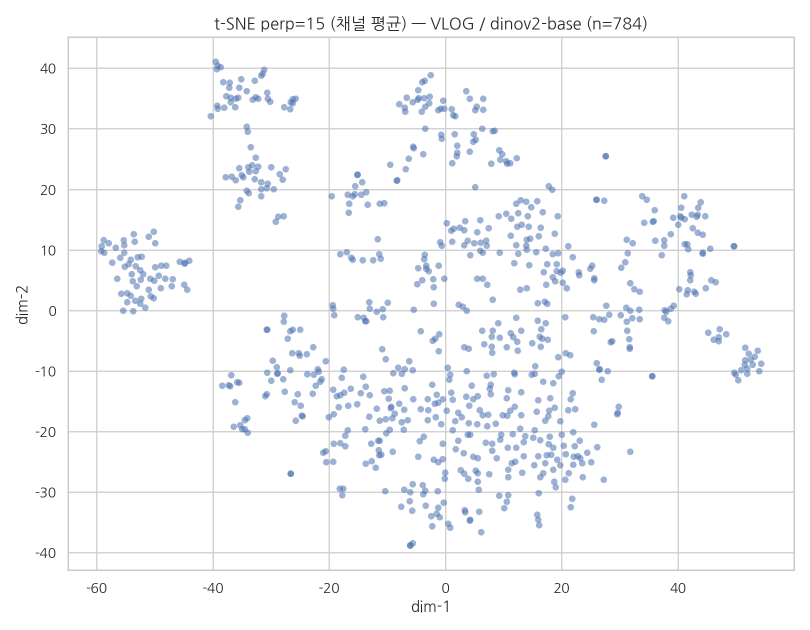
#> input picture artifacts/VLOG/visualizations/dinov2-base/tsne_channels_perp15.png, 1620 x 1260 px (shown at 1/2 size)
$ python -i 03_color_distribution.py   (imports and definitions only)
#> lines starting #> are read from the running program, lines starting #| are printed output that depends on the picture; after the words box and inside, x2 and y2 are one past the last pixel; in counts of white or black regions, pixels touching at a corner belong together
"""
03_color_distribution.py
다이어트 샘플 썸네일의 '색상 분포'를 추출 (PIL + numpy, GPU 불필요).
(원본: 5_썸네일 피처 분석 파이프라인/03_color_distribution.py — 데이터 로딩만 변경)

출력 컬럼:
    color_hue_mean, color_saturation, color_brightness,
    color_warm_ratio, color_entropy, color_hue_std
"""

import argparse
import sys
from pathlib import Path

import numpy as np
import pandas as pd
from PIL import Image
from scipy.stats import circmean, circstd
from tqdm import tqdm

sys.path.insert(0, str(Path(__file__).parent))
from utils import load_sample, load_ckpt, save_ckpt, CKPT_DIR

CHECKPOINT = CKPT_DIR / "03_color_distribution.csv"
COLS = ["color_hue_mean", "color_saturation", "color_brightness",
        "color_warm_ratio", "color_entropy", "color_hue_std"]


def extract_color_features(img_path: str) -> dict:
    try:
        img = Image.open(img_path).convert("RGB").resize((160, 90))
        img_array = np.array(img, dtype=np.float32)

        r = img_array[:, :, 0] / 255.0
        g = img_array[:, :, 1] / 255.0
        b = img_array[:, :, 2] / 255.0
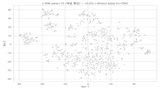
#> b: shape (90, 160) float32; min 0.655, max 1, mean 0.981
        cmax = np.maximum(np.maximum(r, g), b)
        cmin = np.minimum(np.minimum(r, g), b)
        delta = cmax - cmin
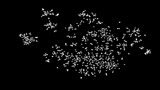
#> delta: shape (90, 160) float32; min 0, max 0.271, mean 0.0113; drawn with min black and max white

        hue = np.zeros_like(r)
        mask = delta != 0
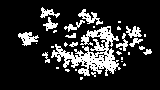
#> mask: shape (90, 160) bool; 17.4% white; 33 white regions (20 under 20 px), largest, box (x1, y1, x2, y2) and area: (51, 26, 121, 76) 1388, (18, 32, 39, 46) 159, (78, 9, 103, 25) 156
        mr = mask & (cmax == r)
#> mr: shape (90, 160) bool; 1.5% white in thin lines or dots, all inside (x1, y1, x2, y2) = (18, 7, 146, 80)
        mg = mask & (cmax == g)
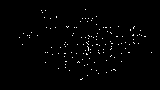
#> mg: shape (90, 160) bool; 1.2% white in thin lines or dots, all inside (x1, y1, x2, y2) = (19, 9, 152, 80)
        mb = mask & (cmax == b)
#> mb: shape (90, 160) bool; 15.9% white in thin lines or dots, all inside (x1, y1, x2, y2) = (19, 8, 152, 79)
        hue[mr] = (60 * ((g[mr] - b[mr]) / delta[mr])) % 360
        hue[mg] = 60 * ((b[mg] - r[mg]) / delta[mg]) + 120
        hue[mb] = 60 * ((r[mb] - g[mb]) / delta[mb]) + 240
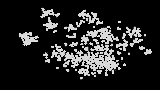
#> hue: shape (90, 160) float32; min 0, max 240, mean 35.1
        hue_cv = hue / 2  # OpenCV 스케일 (0~180)
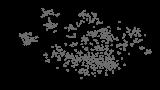
#> hue_cv: shape (90, 160) float32; min 0, max 120, mean 17.6

        sat = np.zeros_like(r)
        sat[cmax != 0] = delta[cmax != 0] / cmax[cmax != 0]
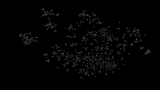
#> sat: shape (90, 160) float32; min 0, max 0.347, mean 0.0126
        val = cmax

        hue_rad = np.deg2rad(hue_cv * 2)
        hue_mean_cv = float(np.rad2deg(circmean(hue_rad.ravel(), high=2*np.pi, low=0)) / 2)
#> hue_mean_cv = 176.5
        hue_std_cv = float(np.rad2deg(circstd(hue_rad.ravel(), high=2*np.pi, low=0)) / 2)
#> hue_std_cv = 23.37

        warm_mask = ((hue_cv >= 0) & (hue_cv <= 30)) | ((hue_cv >= 150) & (hue_cv <= 180))
        warm_ratio = float(warm_mask.sum() / warm_mask.size)
#> warm_ratio = 0.841

        # 무채색(채도 낮은 픽셀) 제외한 hue 히스토그램 entropy
        colored = hue_cv[sat > 0.15]
#> colored = 348 values, max 109.4 at index 124, min 107.8 at index 101, mean 108.6
        if len(colored) > 10:
            hist, _ = np.histogram(colored, bins=18, range=(0, 180))
#> hist = 18 values, max 348 at index 10, min 0 at index 0, mean 19.33
            hist = hist / hist.sum()
#> hist = 18 values, max 1 at index 10, min 0 at index 0, mean 0.0556
            hist = hist[hist > 0]
#> hist = [1]
            entropy = float(-np.sum(hist * np.log2(hist)))
#> entropy = 0
        else:
            entropy = 0.0

        return {
            "color_hue_mean":   round(hue_mean_cv, 2),
            "color_saturation": round(float(np.mean(sat)) * 255, 2),
            "color_brightness": round(float(np.mean(val)) * 255, 2),
            "color_warm_ratio": round(warm_ratio, 4),
            "color_entropy":    round(entropy, 4),
            "color_hue_std":    round(hue_std_cv, 2),
        }
    except Exception as e:
        print(f"[오류] {img_path}: {e}")
        return {c: float("nan") for c in COLS}


def main(args):
    target = load_sample()
    if args.test > 0:
        target = target.head(args.test)
        print(f"[테스트 모드] {args.test}개만 처리")
    print(f"[대상] 다이어트 샘플: {len(target):,}개")

    cached = load_ckpt(CHECKPOINT, COLS)
    if cached:
        print(f"[체크포인트] {len(cached):,}건 불러옴")
    remaining = target[~target["video_id"].isin(cached.keys())]
    print(f"[남은 작업] {len(remaining):,}건")

    for i, (_, row) in enumerate(tqdm(remaining.iterrows(), total=len(remaining), desc="색상 분포 추출")):
        cached[row["video_id"]] = extract_color_features(row["resolved_path"])
        if (i + 1) % 200 == 0:
            save_ckpt(cached, CHECKPOINT)
    save_ckpt(cached, CHECKPOINT)

    print(f"[결과] 처리 완료: {len(cached):,}건")


# [4 lines not run here, left out]

>>> result = extract_color_features('../../artifacts/VLOG/visualizations/dinov2-base/tsne_channels_perp15.png')
#> result = {'color_hue_mean': 176.5, 'color_saturation': 3.21, 'color_brightness': 250.2, 'color_warm_ratio': 0.841, 'color_entropy': 0, 'color_hue_std': 23.37}

$ run again, on artifacts/VLOG/visualizations/dinov2-base/tsne_channels_perp5.png
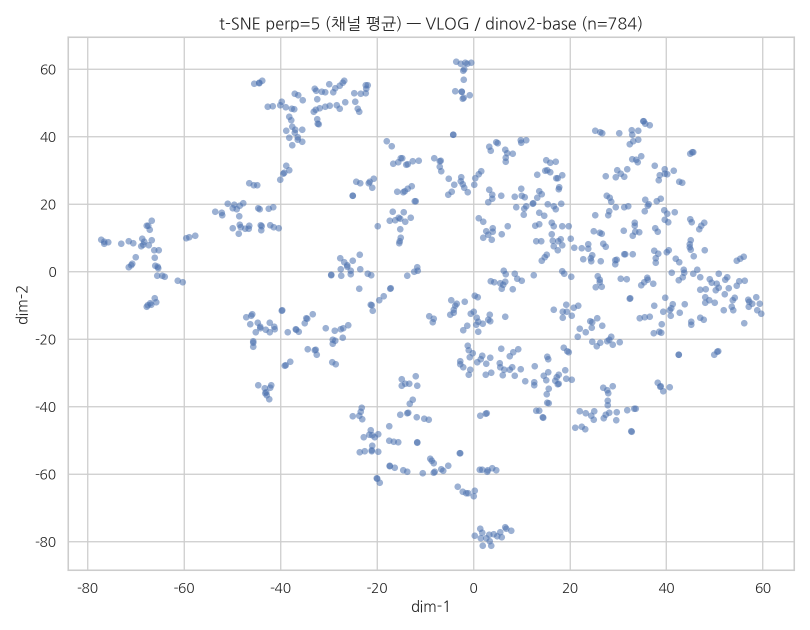
#> input picture artifacts/VLOG/visualizations/dinov2-base/tsne_channels_perp5.png, 1620 x 1260 px (shown at 1/2 size)
#> in extract_color_features, `mask = delta != 0`:
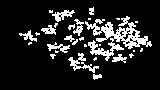
#> mask: shape (90, 160) bool; 14.3% white in thin lines or dots, all inside (x1, y1, x2, y2) = (19, 7, 152, 80)
#> mr: shape (90, 160) bool; 1.2% white in thin lines or dots, all inside (x1, y1, x2, y2) = (24, 7, 151, 80)
#> mg: shape (90, 160) bool; 0.88% white in thin lines or dots, all inside (x1, y1, x2, y2) = (22, 10, 151, 80)
#> mb: shape (90, 160) bool; 13.1% white in thin lines or dots, all inside (x1, y1, x2, y2) = (19, 8, 152, 79)
#> in extract_color_features, `sat[cmax != 0] = delta[cmax != 0] / cmax[cmax != 0]`:
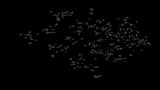
#> sat: shape (90, 160) float32; min 0, max 0.379, mean 0.0121
#> hue_mean_cv = 177.3
#> hue_std_cv = 20.88
#> warm_ratio = 0.869
#> colored = 429 values, max 109.2 at index 129, min 108 at index 16, mean 108.6
#> in extract_color_features, `hist, _ = np.histogram(colored, bins=18, range=(0, 180))`: hist = 18 values, max 429 at index 10, min 0 at index 0, mean 23.83
#> in extract_color_features, `hist = hist / hist.sum()`: hist = 18 values, max 1 at index 10, min 0 at index 0, mean 0.0556
#> in extract_color_features, `hist = hist[hist > 0]`: hist = [1]
#> entropy = 0
#> result = {'color_hue_mean': 177.3, 'color_saturation': 3.1, 'color_brightness': 250.3, 'color_warm_ratio': 0.869, 'color_entropy': 0, 'color_hue_std': 20.88}

$ run again, on artifacts/VLOG/visualizations/dinov2-base/umap_channels.png
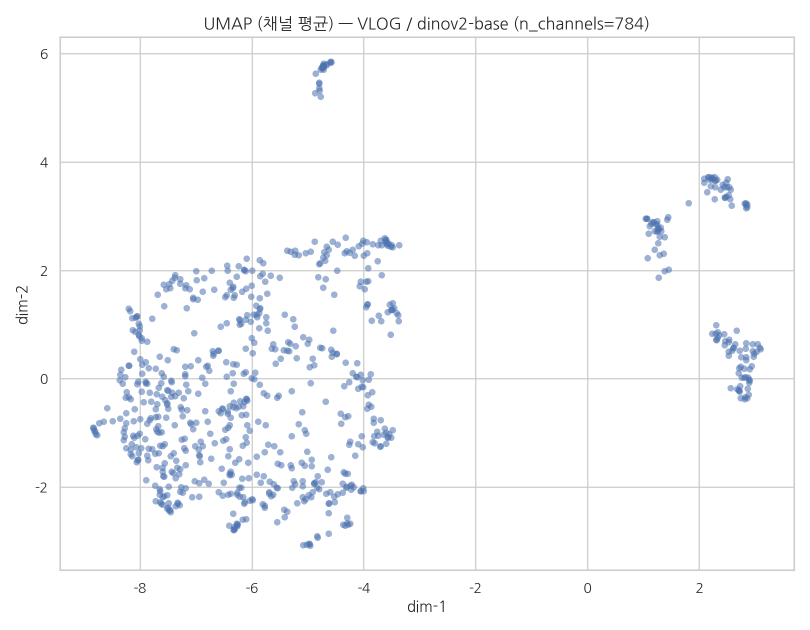
#> input picture artifacts/VLOG/visualizations/dinov2-base/umap_channels.png, 1620 x 1260 px (shown at 1/2 size)
#> in extract_color_features, `mask = delta != 0`:
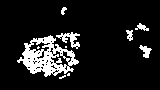
#> mask: shape (90, 160) bool; 11.1% white; 10 white regions (4 under 20 px), largest, box (x1, y1, x2, y2) and area: (17, 35, 79, 77) 1180, (56, 32, 80, 49) 165, (139, 45, 152, 58) 85, (135, 23, 149, 31) 56, (126, 30, 133, 41) 51, (61, 7, 67, 15) 29
#> mr: shape (90, 160) bool; 0.55% white in thin lines or dots, all inside (x1, y1, x2, y2) = (26, 7, 150, 76)
#> mg: shape (90, 160) bool; 0.42% white in thin lines or dots, all inside (x1, y1, x2, y2) = (26, 8, 152, 76)
#> mb: shape (90, 160) bool; 10.5% white; 11 white regions (5 under 20 px), largest, box (x1, y1, x2, y2) and area: (17, 36, 79, 77) 1126, (56, 33, 80, 49) 155, (139, 45, 152, 58) 84, (126, 30, 133, 41) 48, (138, 24, 149, 31) 45, (61, 8, 67, 15) 25
#> in extract_color_features, `hue_cv = hue / 2`:
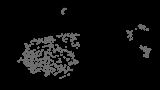
#> hue_cv: shape (90, 160) float32; min 0, max 120, mean 11.6
#> hue_mean_cv = 177.9
#> hue_std_cv = 18.47
#> warm_ratio = 0.895
#> colored = 402 values, max 109.4 at index 68, min 107.8 at index 246, mean 108.6
#> in extract_color_features, `hist, _ = np.histogram(colored, bins=18, range=(0, 180))`: hist = 18 values, max 402 at index 10, min 0 at index 0, mean 22.33
#> in extract_color_features, `hist = hist / hist.sum()`: hist = 18 values, max 1 at index 10, min 0 at index 0, mean 0.0556
#> in extract_color_features, `hist = hist[hist > 0]`: hist = [1]
#> entropy = 0
#> result = {'color_hue_mean': 177.8, 'color_saturation': 2.88, 'color_brightness': 251, 'color_warm_ratio': 0.894, 'color_entropy': 0, 'color_hue_std': 18.47}

$ run again, on artifacts/VLOG/visualizations/dinov2-base/umap_kmeans_k3.png
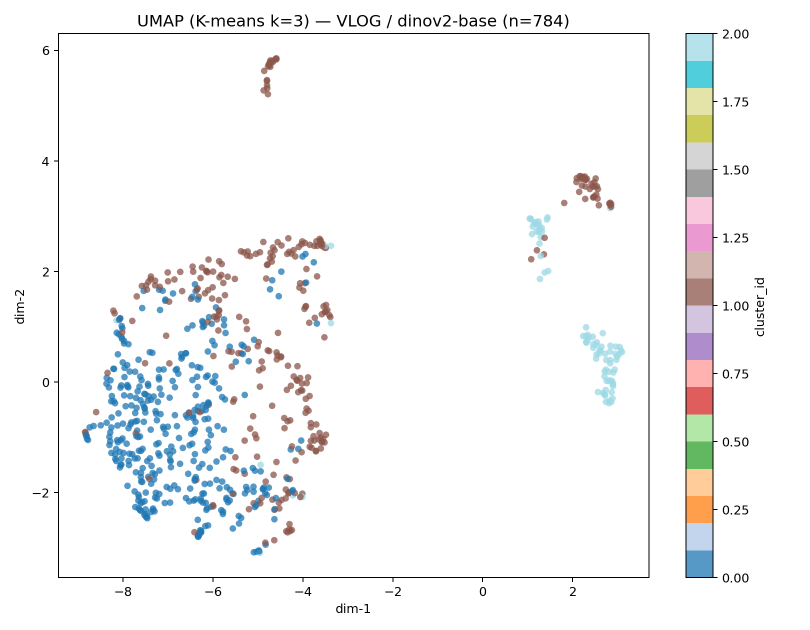
#> input picture artifacts/VLOG/visualizations/dinov2-base/umap_kmeans_k3.png, 1620 x 1260 px (shown at 1/2 size)
#> mask: shape (90, 160) bool; 13.1% white; 9 white regions (1 under 20 px), largest, box (x1, y1, x2, y2) and area: (16, 36, 66, 80) 1055, (135, 26, 143, 83) 385, (46, 33, 67, 49) 143
#> mr: shape (90, 160) bool; 5.5% white; 35 white regions (25 under 20 px), largest, box (x1, y1, x2, y2) and area: (49, 46, 66, 78) 162, (135, 27, 142, 48) 102, (46, 33, 66, 47) 102
#> mg: shape (90, 160) bool; 1.2% white; 52 white regions (50 under 20 px), largest, box (x1, y1, x2, y2) and area: (135, 44, 142, 67) 63, (135, 14, 141, 21) 42
#> mb: shape (90, 160) bool; 7.1% white; 26 white regions (20 under 20 px), largest, box (x1, y1, x2, y2) and area: (16, 40, 55, 78) 614, (114, 46, 124, 59) 70, (135, 60, 143, 83) 64, (135, 4, 141, 12) 48, (135, 40, 142, 51) 46, (103, 30, 109, 35) 22
#> hue_mean_cv = 179.5
#> hue_std_cv = 15.87
#> in extract_color_features, `warm_mask = ((hue_cv >= 0) & (hue_cv <= 30)) | ((hue_cv >= 150) & (hue..`:
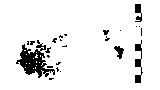
#> warm_mask: shape (90, 160) bool; 92.4% white; 24 black regions (19 under 20 px), largest, box (x1, y1, x2, y2) and area: (16, 40, 55, 78) 614, (135, 40, 143, 83) 162, (135, 4, 142, 22) 86, (114, 46, 124, 59) 70, (103, 30, 109, 35) 22
#> warm_ratio = 0.924
#> colored = 900 values, max 179.8 at index 462, min 0 at index 388, mean 79.78
#> in extract_color_features, `hist, _ = np.histogram(colored, bins=18, range=(0, 180))`: hist = 18 values, max 437 at index 10, min 0 at index 4, mean 50
#> in extract_color_features, `hist = hist / hist.sum()`: hist = 18 values, max 0.486 at index 10, min 0 at index 4, mean 0.0556
#> in extract_color_features, `hist = hist[hist > 0]`: hist = [0.174, 0.0533, 0.00556, 0.0489, 0.03, 0.0133, 0.00556, 0.0844, 0.486, 0.00111, 0.0222, 0.02, 0.0322, 0.0233]
#> entropy = 2.54
#> result = {'color_hue_mean': 179.5, 'color_saturation': 6.2, 'color_brightness': 248.1, 'color_warm_ratio': 0.924, 'color_entropy': 2.54, 'color_hue_std': 15.87}
